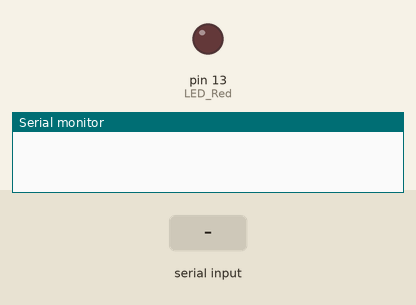
Simulated run of this sketch. Board: Arduino Uno, built with avr-gcc and run on an emulated ATmega328P. Shown: output pins drawn as LEDs (lit = HIGH), the last lines printed to the serial monitor. The inputs (shaded band) are chosen by the test bench.

Above: at 1.2 s.
1.3 s: "T" received over the second serial link
At 2.5 s:
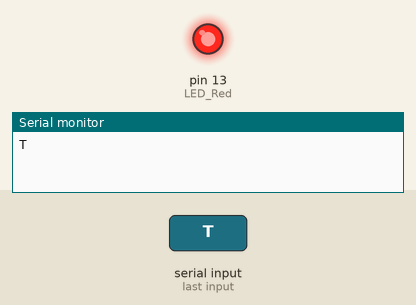
2.8 s: "F" received over the second serial link
At 3.8 s:
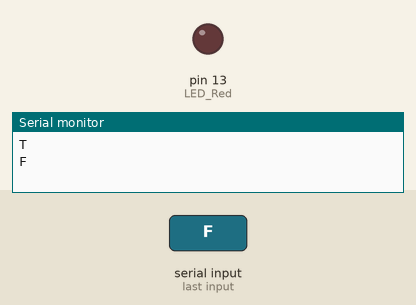
Timing chart, 0 to 5.8 s (numbered marks = the images above; inputs shaded):
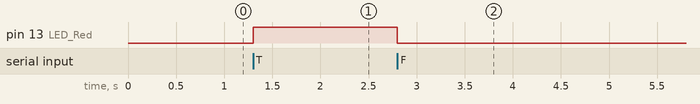

The sketch:

sketch_oct27a.ino
```cpp
#include <SoftwareSerial.h>
#define BTtx 2
#define BTrx 3
#define LED_Red 13
SoftwareSerial BT(BTtx,BTrx);
char data = 'F';

void setup()
{
  BT.begin(9600);
  Serial.begin(9600);
  pinMode(LED_Red, OUTPUT);
}

void loop()
{
  if(BT.available()>0)
  {
    data = BT.read();
    Serial.println(data);
  }
  if(data == 'F')
  {
    digitalWrite(LED_Red, LOW);
  }
  else if(data == 'T')
  {
    digitalWrite(LED_Red, HIGH);
  }
}
```

Measured:
- after the input at 1.3 s, pin 13 (LED_Red): LOW → HIGH at once
- after the input at 2.8 s, pin 13 (LED_Red): HIGH → LOW at once
